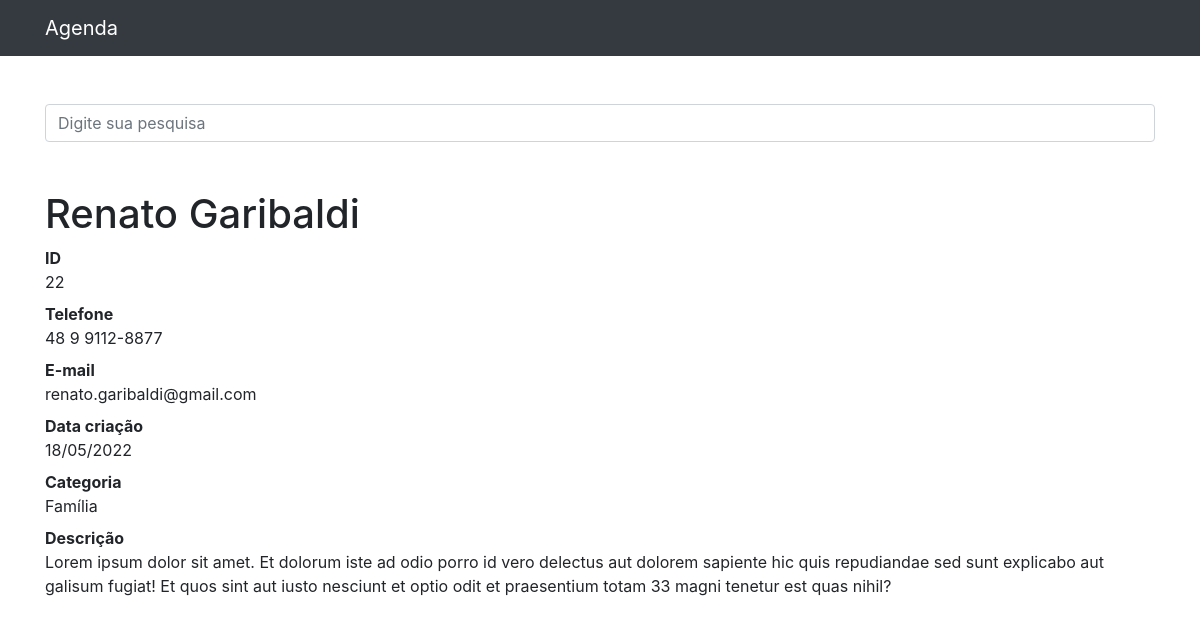
The app's page /22 with its own data.
### contatos/models.py (models this page shows, shortened)
class Contato(models.Model):
    nome = models.CharField(max_length=255)
    sobrenome = models.CharField(max_length=255, blank=True)
    telefone = models.CharField(max_length=255)
    email = models.CharField(max_length=255, blank=True)
    data_criacao = models.DateTimeField(default=timezone.now)
    descricao = models.TextField(blank=True)
    categoria = models.ForeignKey(Categoria, on_delete=models.DO_NOTHING)
    mostrar = models.BooleanField(default=True)
    foto = models.ImageField(blank=True, upload_to='fotos/%Y/%m/%d')

class Categoria(models.Model):
    nome = models.CharField(max_length=255)
    def __str__(self):
        return self.nome

### contatos/views.py (the view)
# urls.py: path('<int:contato_id>', views.ver_contato, name='ver_contato'),
def ver_contato(request, contato_id):
    contato = get_object_or_404(Contato, id=contato_id)
    if not contato.mostrar:
        raise Http404()
    return render(request, 'contatos/ver_contato.html', {
        'contato': contato
    })

### contatos/templates/contatos/ver_contato.html (shortened to what this page needs)
{% extends 'base.html' %}
{% block conteudo %}
<h1 class="mt-5">{{ contato.nome }} {{ contato.sobrenome }}</h1>
<dl>
    <dt>ID</dt>
    <dd>{{ contato.id }}</dd>
    <dt>Telefone</dt>
    <dd>{{ contato.telefone }}</dd>
    <dt>E-mail</dt>
    <dd>{{ contato.email }}</dd>
    <dt>Data criação</dt>
    <dd>{{ contato.data_criacao|date:'d/m/Y' }}</dd>
    <dt>Categoria</dt>
    <dd>{{ contato.categoria }}</dd>
    <dt>Descrição</dt>
    <dd>
        {{ contato.descricao }}
    </dd>
</dl>
{% endblock %}

### records on screen
Contato: nome "Renato", sobrenome "Garibaldi", id "22", telefone "48 9 9112-8877", email "renato.garibaldi@gmail.com", data_criacao "18/05/2022", categoria "Família", descricao "Lorem ipsum dolor sit amet. Et dolorum iste ad odio porro id vero delectus aut dolorem sapiente hic quis repudiandae sed sunt explicabo aut galisum fugiat! Et quos sint aut iusto nesciunt et optio odit et praesentium totam 33 magni tenetur est quas nihil?"
